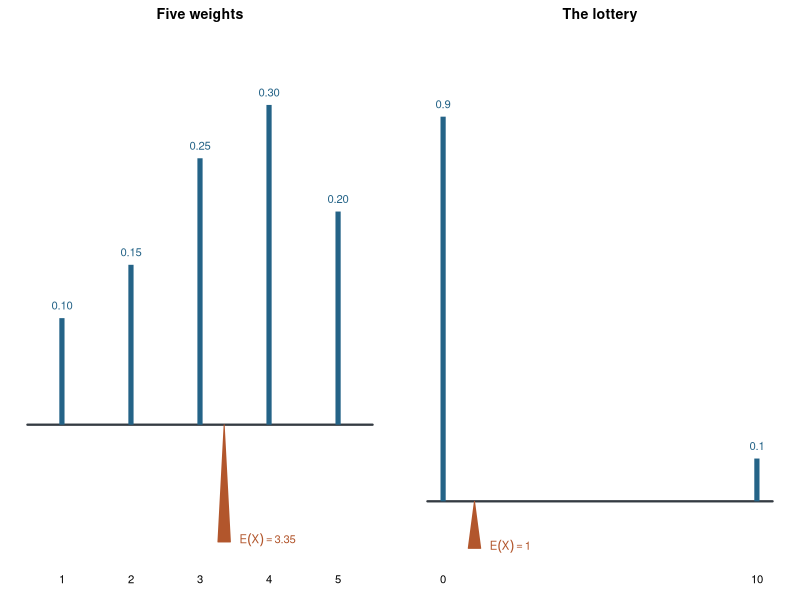
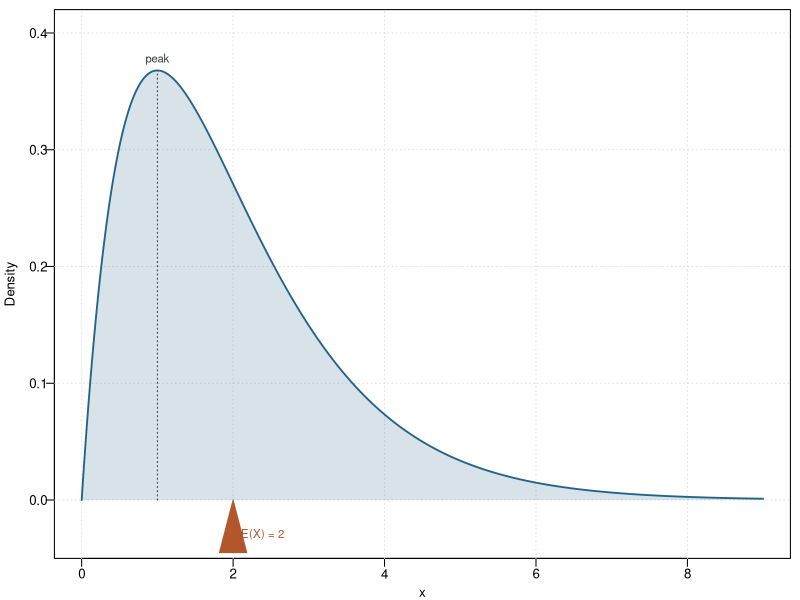
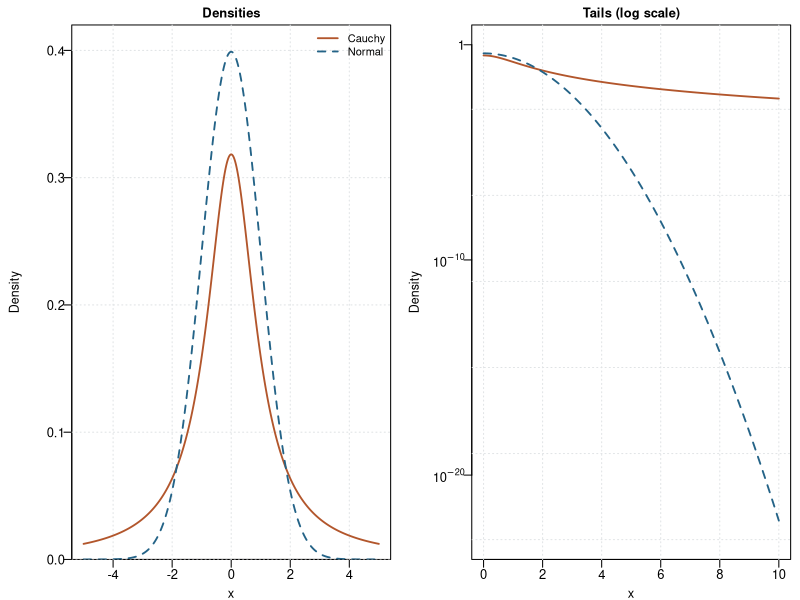
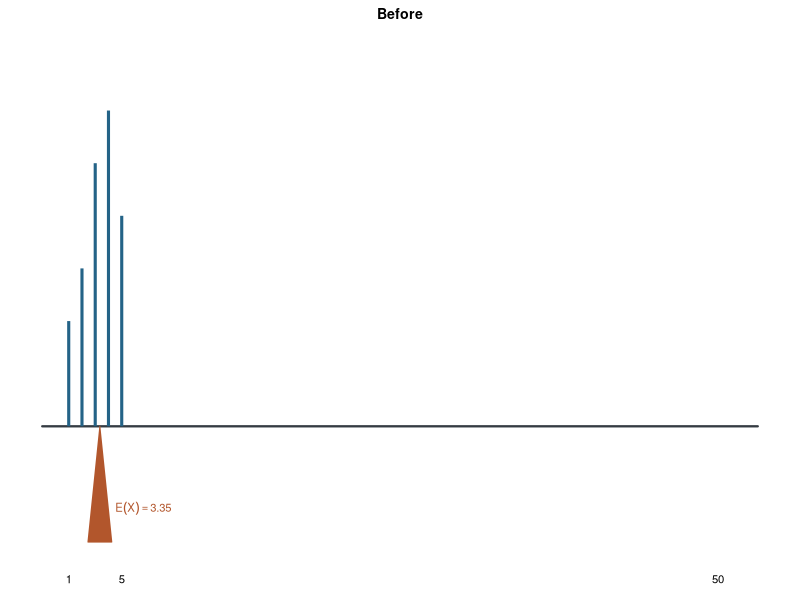
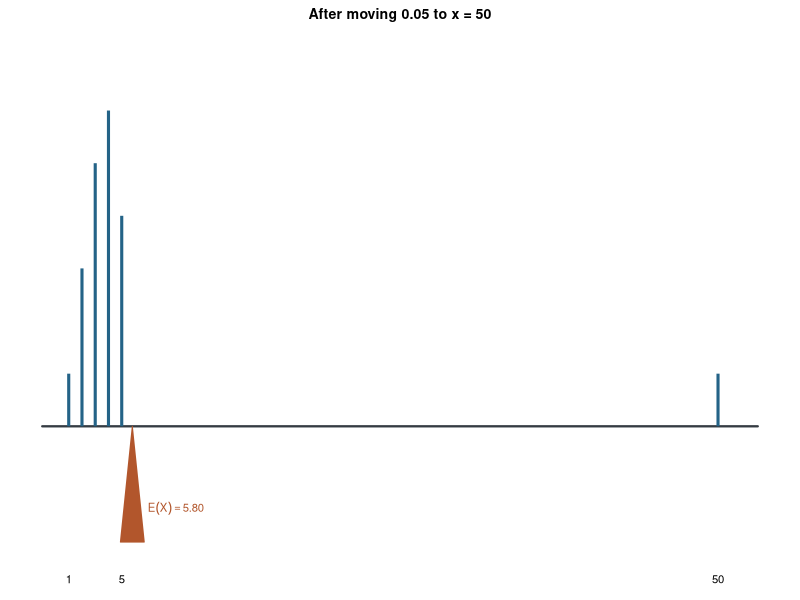
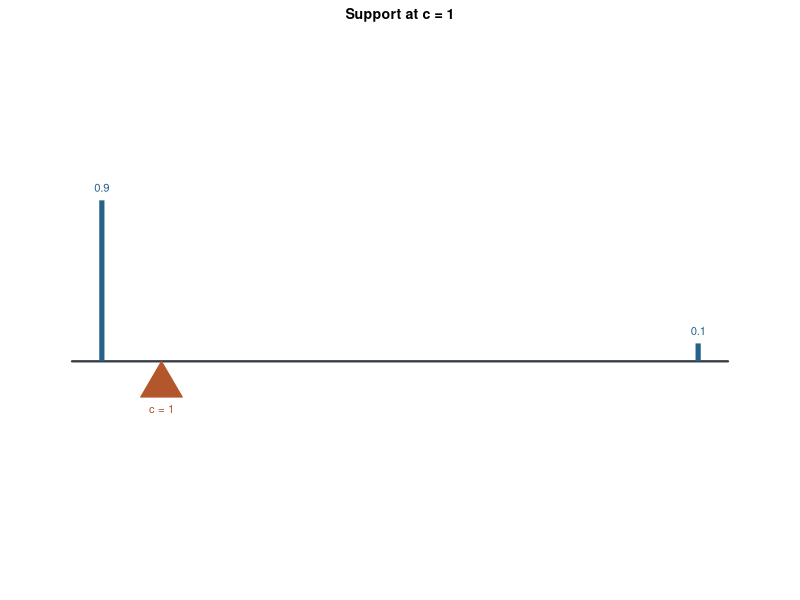
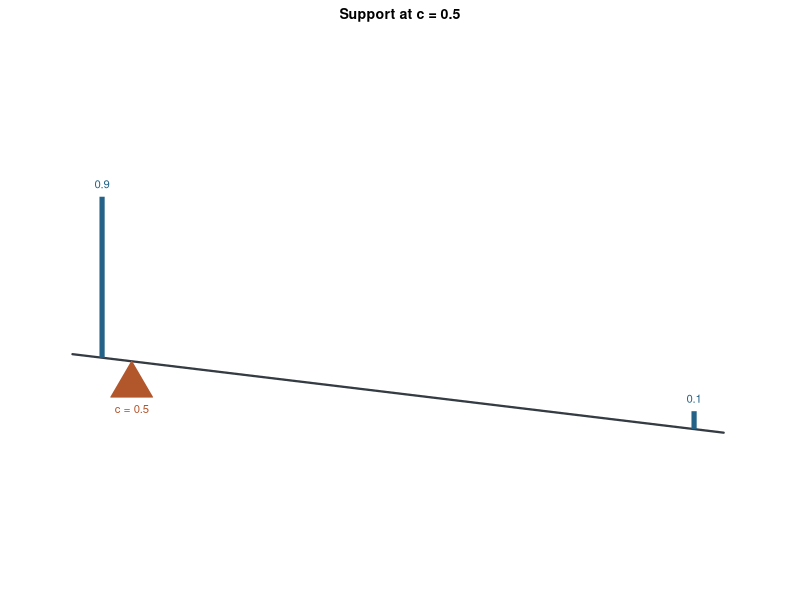
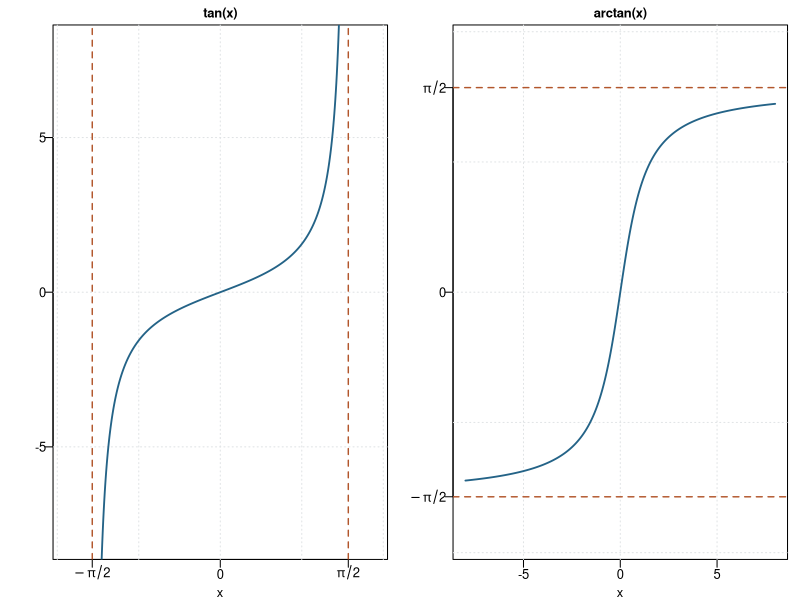

Here is the R script that generated these plots, in order:
# Illustrative figures for the FSL remedy notes on the expected value.
# Run from the project directory: Rscript figure.R
dir.create("images", showWarnings = FALSE)
blue <- "#246387"
orange <- "#B2562C"
ink <- "#343B42"
grid_col <- "#E0E3E5"

# A weightless rod with weights p(x_j): it balances at E(X).
draw_rod <- function(x, p, xlim, main) {
  m <- sum(x * p)
  plot(NA, xlim = xlim, ylim = c(-.12, max(p) * 1.18), axes = FALSE,
       xlab = "", ylab = "", main = main, cex.main = 1)
  segments(xlim[1], 0, xlim[2], 0, col = ink, lwd = 2.2)
  segments(x, 0, x, p, col = blue, lwd = 5, lend = 1)
  text(x, p, labels = format(p), pos = 3, cex = .8, col = blue)
  axis(1, at = x, pos = -.12, col = NA, col.ticks = NA, cex.axis = .8, line = -1)
  polygon(m + c(-.18, .18, 0) * diff(xlim) / 10, c(-.11, -.11, 0),
          col = orange, border = orange)
  text(m, -.11, bquote(E(X) == .(m)), pos = 4, cex = .8, col = orange, offset = .9)
}

pdf("images/rod-discrete.pdf", width = 8, height = 2.1,
    family = "Helvetica", useDingbats = FALSE)
par(mfrow = c(1, 2), mar = c(1.6, .8, 1.6, .8), cex = .85)
draw_rod(1:5, c(.10, .15, .25, .30, .20), c(.5, 5.5), "Five weights")
draw_rod(c(0, 10), c(.9, .1), c(-.5, 10.5), "The lottery")
dev.off()

# A continuous rod: the density is the mass per unit length.
# Gamma(2, 1): peak (mode) at 1, centre of mass (mean) at 2.
pdf("images/rod-continuous.pdf", width = 4.6, height = 2.2,
    family = "Helvetica", useDingbats = FALSE)
par(mar = c(2.6, 3.4, .6, .6), mgp = c(1.6, .45, 0), las = 1, cex = .8)
xx <- seq(0, 9, length.out = 601)
yy <- dgamma(xx, shape = 2, rate = 1)
plot(xx, yy, type = "n", xlab = "x", ylab = "", ylim = c(-.05, .42), yaxs = "i")
grid(col = grid_col)
mtext("Density", side = 2, line = 2.3, las = 0, cex = .8)
polygon(c(xx, rev(xx)), c(yy, rep(0, length(xx))),
        col = adjustcolor(blue, .18), border = NA)
lines(xx, yy, col = blue, lwd = 1.8)
segments(1, 0, 1, dgamma(1, 2, 1), col = ink, lty = 3)
text(1, dgamma(1, 2, 1), "peak", pos = 3, cex = .85, col = ink)
polygon(2 + c(-.18, .18, 0), c(-.045, -.045, 0), col = orange, border = orange)
text(2, -.03, "E(X) = 2", pos = 4, cex = .85, col = orange)
dev.off()

# Cauchy against the standard Normal: same bell shape, very different tails.
pdf("images/cauchy-normal.pdf", width = 8, height = 2.1,
    family = "Helvetica", useDingbats = FALSE)
par(mfrow = c(1, 2), mar = c(2.6, 4.6, 1.6, .6),
    mgp = c(1.65, .45, 0), las = 1, cex = .78)
xx <- seq(-5, 5, length.out = 601)
plot(xx, dnorm(xx), type = "n", xlab = "x", ylab = "", ylim = c(0, .42),
     yaxs = "i", main = "Densities", cex.main = 1)
grid(col = grid_col)
mtext("Density", side = 2, line = 3.2, las = 0, cex = .75)
lines(xx, dcauchy(xx), col = orange, lwd = 1.8)
lines(xx, dnorm(xx), col = blue, lwd = 1.8, lty = 2)
legend("topright", bty = "n", cex = .85, legend = c("Cauchy", "Normal"),
       col = c(orange, blue), lwd = 1.8, lty = c(1, 2))
xx <- seq(0, 10, length.out = 401)
plot(xx, dcauchy(xx), type = "n", log = "y", ylim = c(1e-23, 1),
     xlab = "x", ylab = "", main = "Tails (log scale)", cex.main = 1, yaxt = "n")
axis(2, at = 10^c(-20, -10, 0), labels = expression(10^-20, 10^-10, 1))
grid(col = grid_col)
mtext("Density", side = 2, line = 3.2, las = 0, cex = .75)
lines(xx, dcauchy(xx), col = orange, lwd = 1.8)
lines(xx, dnorm(xx), col = blue, lwd = 1.8, lty = 2)
dev.off()

# Lack of robustness: move 0.05 of probability from x = 1 to x = 50.
draw_far <- function(x, p, file, main) {
  m <- sum(x * p)
  pdf(file, width = 3.9, height = 2, family = "Helvetica", useDingbats = FALSE)
  par(mar = c(1.6, .8, 1.6, .8), cex = .85)
  xlim <- c(-1, 53)
  plot(NA, xlim = xlim, ylim = c(-.12, .36), axes = FALSE,
       xlab = "", ylab = "", main = main, cex.main = 1)
  segments(xlim[1], 0, xlim[2], 0, col = ink, lwd = 2.2)
  segments(x, 0, x, p, col = blue, lwd = 3, lend = 1)
  axis(1, at = c(1, 5, 50), pos = -.12, col = NA, col.ticks = NA,
       cex.axis = .8, line = -1)
  polygon(m + c(-.9, .9, 0), c(-.11, -.11, 0), col = orange, border = orange)
  text(m, -.08, bquote(E(X) == .(sprintf("%.2f", m))), pos = 4,
       cex = .8, col = orange, offset = .9)
  dev.off()
}
draw_far(1:5, c(.10, .15, .25, .30, .20), "images/far-before.pdf", "Before")
draw_far(c(1:5, 50), c(.05, .15, .25, .30, .20, .05), "images/far-after.pdf",
         "After moving 0.05 to x = 50")

# The lottery rod resting on a support at c: level if balanced, tilted if not.
draw_tilt <- function(c, angle, file, main) {
  pdf(file, width = 3.9, height = 1.55, family = "Helvetica", useDingbats = FALSE)
  par(mar = c(0, .8, 1.6, .8), cex = .85)
  x <- c(0, 10); p <- c(.9, .1)
  plot(NA, xlim = c(-1, 11), ylim = c(-1.6, 3.2), axes = FALSE, asp = 1,
       xlab = "", ylab = "", main = main, cex.main = 1)
  rot <- function(px, py) cbind(c + (px - c) * cos(angle) + py * sin(angle),
                                -(px - c) * sin(angle) + py * cos(angle))
  ends <- rot(c(-.5, 10.5), c(0, 0))
  lines(ends, col = ink, lwd = 2.2)
  base <- rot(x, c(0, 0))
  top <- base + cbind(0, p * 3)
  segments(base[, 1], base[, 2], top[, 1], top[, 2], col = blue, lwd = 5, lend = 1)
  text(top[, 1], top[, 2], format(p), pos = 3, cex = .8, col = blue)
  polygon(c + c(-.35, .35, 0), c(-.6, -.6, 0), col = orange, border = orange)
  text(c, -.6, paste("c =", c), pos = 1, cex = .8, col = orange)
  dev.off()
}
draw_tilt(1, 0, "images/rod-balanced.pdf", "Support at c = 1")
draw_tilt(.5, .12, "images/rod-tilted.pdf", "Support at c = 0.5")

# The tangent on (-pi/2, pi/2) and its inverse, the arctangent:
# vertical asymptotes at +-pi/2 become horizontal ones.
pdf("images/tan-arctan.pdf", width = 8, height = 2.4,
    family = "Helvetica", useDingbats = FALSE)
par(mfrow = c(1, 2), mar = c(2.6, 3.4, 1.6, .8),
    mgp = c(1.6, .45, 0), las = 1, cex = .78)
h <- pi / 2
xx <- seq(-h + .03, h - .03, length.out = 501)
plot(xx, tan(xx), type = "n", xlim = c(-1.9, 1.9), ylim = c(-8, 8),
     xlab = "x", ylab = "", xaxt = "n", main = "tan(x)",
     cex.main = 1)
axis(1, at = c(-h, 0, h), labels = expression(-pi/2, 0, pi/2))
grid(col = grid_col)
abline(v = c(-h, h), col = orange, lty = 2, lwd = 1.4)
lines(xx, tan(xx), col = blue, lwd = 1.8)
xx <- seq(-8, 8, length.out = 501)
plot(xx, atan(xx), type = "n", ylim = c(-1.9, 1.9), xlab = "x", ylab = "",
     yaxt = "n", main = "arctan(x)", cex.main = 1)
axis(2, at = c(-h, 0, h), labels = expression(-pi/2, 0, pi/2))
grid(col = grid_col)
abline(h = c(-h, h), col = orange, lty = 2, lwd = 1.4)
lines(xx, atan(xx), col = blue, lwd = 1.8)
dev.off()

# Integrand of the expected value, x f(x): Cauchy against the standard Normal.
pdf("images/cauchy-integrand.pdf", width = 4.6, height = 2.4,
    family = "Helvetica", useDingbats = FALSE)
par(mar = c(2.6, 3.6, .6, .6), mgp = c(1.6, .45, 0), las = 1, cex = .8)
xx <- seq(-10, 10, length.out = 801)
plot(xx, xx * dnorm(xx), type = "n", ylim = c(-.26, .26),
     xlab = "x", ylab = "")
grid(col = grid_col)
abline(h = 0, col = ink, lwd = .8)
mtext("x f(x)", side = 2, line = 2.6, las = 0, cex = .8)
lines(xx, xx * dcauchy(xx), col = orange, lwd = 1.8)
lines(xx, xx * dnorm(xx), col = blue, lwd = 1.8, lty = 2)
legend("topleft", bty = "n", cex = .85, legend = c("Cauchy", "Normal"),
       col = c(orange, blue), lwd = 1.8, lty = c(1, 2))
dev.off()

# A convex function: the chord between two points lies above the graph.
pdf("images/convex-chord.pdf", width = 4.8, height = 2.9,
    family = "Helvetica", useDingbats = FALSE)
par(mar = c(2.2, 7, .6, .6), mgp = c(1.4, .45, 0), las = 1, cex = .8)
r <- function(x) .25 * (x - 1.5)^2 + .5
x1 <- .1; x2 <- 4.2; t <- .5
xm <- t * x1 + (1 - t) * x2
ym <- t * r(x1) + (1 - t) * r(x2)
xx <- seq(.05, 4.6, length.out = 401)
plot(xx, r(xx), type = "n", xlim = c(0, 4.7), ylim = c(0, 2.9),
     axes = FALSE, xlab = "", ylab = "", xaxs = "i", yaxs = "i")
box(bty = "l", col = ink)
segments(c(x1, xm, x2), 0, c(x1, xm, x2), c(r(x1), ym, r(x2)),
         col = grid_col, lty = 2)
segments(0, c(r(xm), ym), xm, c(r(xm), ym), col = grid_col, lty = 2)
segments(0, c(r(x1), r(x2)), c(x1, x2), c(r(x1), r(x2)), col = grid_col, lty = 2)
lines(xx, r(xx), col = blue, lwd = 1.8)
lines(c(x1, x2), r(c(x1, x2)), col = orange, lwd = 1.6)
points(c(x1, x2, xm, xm), c(r(x1), r(x2), r(xm), ym), pch = 19, cex = .6,
       col = c(ink, ink, blue, orange))
axis(1, at = c(x1, xm, x2), labels = expression(x[1], t*x[1] + (1-t)*x[2], x[2]),
     tick = FALSE, cex.axis = .85)
axis(2, at = c(r(xm), r(x1), ym, r(x2)), tick = FALSE, cex.axis = .8,
     labels = expression(r(t*x[1] + (1-t)*x[2]), r(x[1]),
                         t*r(x[1]) + (1-t)*r(x[2]), r(x[2])))
text(4.45, r(4.45), "r(x)", pos = 2, col = blue, cex = .9)
dev.off()

# The standard Normal: density and CDF.
purple <- "#7A5195"
green <- "#2E8B3E"
pdf("images/normal-pdf-cdf.pdf", width = 8, height = 2.3,
    family = "Helvetica", useDingbats = FALSE)
par(mfrow = c(1, 2), mar = c(2.6, 3.2, 1.6, .6),
    mgp = c(1.65, .45, 0), las = 1, cex = .78)
xx <- seq(-3.5, 3.5, length.out = 601)
plot(xx, dnorm(xx), type = "n", xlab = "x", ylab = "", ylim = c(0, .46),
     yaxs = "i", main = expression(f[X](x)), cex.main = 1)
grid(col = grid_col)
lines(xx, dnorm(xx), col = blue, lwd = 1.8)
segments(0, 0, 0, dnorm(0), col = ink, lty = 3)
text(0, dnorm(0), expression(f[X](0) %~~% 0.3989), pos = 3, cex = .85, col = ink)
plot(xx, pnorm(xx), type = "n", xlab = "x", ylab = "", ylim = c(0, 1.05),
     yaxs = "i", main = expression(F[X](x)), cex.main = 1)
grid(col = grid_col)
lines(xx, pnorm(xx), col = blue, lwd = 1.8)
segments(-3.5, .5, 0, .5, col = ink, lty = 3)
segments(0, 0, 0, .5, col = ink, lty = 3)
text(0, .5, expression(F[X](0) == 0.5), pos = 4, cex = .85, col = ink)
dev.off()

# Four Normals: the mean moves the bell, the variance stretches it.
pdf("images/normal-family.pdf", width = 8, height = 2.5,
    family = "Helvetica", useDingbats = FALSE)
par(mfrow = c(1, 2), mar = c(2.6, 3.2, 1.6, .6),
    mgp = c(1.65, .45, 0), las = 1, cex = .78)
pars <- list(c(0, .2), c(0, 1), c(0, 5), c(-2, .5))
cols <- c(blue, orange, green, purple)
labs <- c(expression(mu == 0 ~ "," ~ sigma^2 == 0.2),
          expression(mu == 0 ~ "," ~ sigma^2 == 1),
          expression(mu == 0 ~ "," ~ sigma^2 == 5),
          expression(mu == -2 ~ "," ~ sigma^2 == 0.5))
xx <- seq(-5, 5, length.out = 801)
plot(xx, xx, type = "n", xlab = "x", ylab = "", ylim = c(0, .95),
     yaxs = "i", main = expression(f[X](x)), cex.main = 1)
grid(col = grid_col)
for (k in 1:4) lines(xx, dnorm(xx, pars[[k]][1], sqrt(pars[[k]][2])),
                     col = cols[k], lwd = 1.8)
legend("topright", legend = labs, col = cols, lwd = 1.8, bty = "n", cex = .8)
plot(xx, xx, type = "n", xlab = "x", ylab = "", ylim = c(0, 1.05),
     yaxs = "i", main = expression(F[X](x)), cex.main = 1)
grid(col = grid_col)
for (k in 1:4) lines(xx, pnorm(xx, pars[[k]][1], sqrt(pars[[k]][2])),
                     col = cols[k], lwd = 1.8)
dev.off()

# Quantiles of the standard Normal: 97.5% below 1.96, 2.5% below -1.96,
# 95% in between.
draw_area <- function(a, b, label, main) {
  xx <- seq(-3.5, 3.5, length.out = 601)
  plot(xx, dnorm(xx), type = "n", xlab = "", ylab = "", ylim = c(0, .45),
       yaxs = "i", axes = FALSE, main = main, cex.main = 1)
  axis(1, at = c(-1.96, 0, 1.96), labels = c("-1.96", "0", "1.96"),
       cex.axis = .85)
  sx <- xx[xx >= a & xx <= b]
  polygon(c(sx, rev(sx)), c(dnorm(sx), rep(0, length(sx))),
          col = adjustcolor(orange, .35), border = NA)
  lines(xx, dnorm(xx), col = blue, lwd = 1.8)
  text(mean(c(max(a, -3.5), min(b, 3.5))), .12, label, cex = .9, col = ink)
}
pdf("images/normal-quantiles.pdf", width = 8, height = 2,
    family = "Helvetica", useDingbats = FALSE)
par(mfrow = c(1, 3), mar = c(2.2, .6, 1.6, .6), mgp = c(1.4, .45, 0), cex = .78)
draw_area(-Inf, 1.96, "97.5%", expression(P(Z <= 1.96)))
draw_area(-Inf, -1.96, "", expression(P(Z <= -1.96)))
text(-2.6, .06, "2.5%", cex = .9, col = ink)
draw_area(-1.96, 1.96, "95%", expression(P(-1.96 <= Z ~ "" <= 1.96)))
dev.off()

# Light tails: the log-density of the standard Normal is a parabola.
pdf("images/normal-log-density.pdf", width = 4.6, height = 2.3,
    family = "Helvetica", useDingbats = FALSE)
par(mar = c(2.6, 3.4, .6, .6), mgp = c(1.65, .45, 0), las = 1, cex = .78)
xx <- seq(-5, 5, length.out = 601)
plot(xx, dnorm(xx, log = TRUE), type = "n", xlab = "x", ylab = "")
grid(col = grid_col)
mtext(expression(log ~ f[X](x)), side = 2, line = 2.2, las = 0, cex = .78)
lines(xx, dnorm(xx, log = TRUE), col = blue, lwd = 1.8)
dev.off()

# Standardization: N(170, 10^2) becomes N(0, 1); x = 190 becomes z = 2,
# and the area on its left stays the same.
draw_std <- function(mu, s, x0, main, xlab, lab) {
  xx <- seq(mu - 4 * s, mu + 4 * s, length.out = 601)
  yy <- dnorm(xx, mu, s)
  plot(xx, yy, type = "n", xlab = xlab, ylab = "", yaxs = "i",
       ylim = c(0, max(yy) * 1.25), main = main, cex.main = 1)
  grid(col = grid_col)
  sx <- xx[xx <= x0]
  polygon(c(sx, rev(sx)), c(dnorm(sx, mu, s), rep(0, length(sx))),
          col = adjustcolor(orange, .3), border = NA)
  lines(xx, yy, col = blue, lwd = 1.8)
  segments(x0, 0, x0, dnorm(x0, mu, s), col = orange, lwd = 1.5)
  text(x0, dnorm(x0, mu, s), lab, pos = 4, cex = .85, col = orange)
  segments(mu, 0, mu, dnorm(mu, mu, s), col = ink, lty = 3)
}
pdf("images/normal-standardization.pdf", width = 8, height = 2.3,
    family = "Helvetica", useDingbats = FALSE)
par(mfrow = c(1, 2), mar = c(2.6, 3.4, 1.6, .6),
    mgp = c(1.65, .45, 0), las = 1, cex = .78)
draw_std(170, 10, 190, expression(X %~% N(170, 10^2)), "x", "x = 190")
draw_std(0, 1, 2, expression(Z == (X - 170) / 10 %~% N(0, 1)), "z", "z = 2")
dev.off()

# Learning: 50 made-up heights and two Normal candidates.
set.seed(7)
heights <- round(rnorm(50, 172, 7))
draw_heights <- function(main, mu = NULL, s = NULL, col = blue) {
  br <- seq(130, 205, by = 5)
  hist(heights, breaks = br, freq = FALSE, main = main, cex.main = 1,
       xlab = "height (cm)", ylab = "", xlim = c(130, 205), ylim = c(0, .085),
       col = adjustcolor(ink, .15), border = "white", yaxs = "i")
  rug(heights, col = ink)
  if (!is.null(mu)) {
    xx <- seq(130, 205, length.out = 400)
    lines(xx, dnorm(xx, mu, s), col = col, lwd = 2)
  }
}
pdf("images/heights-candidates.pdf", width = 8, height = 2.3,
    family = "Helvetica", useDingbats = FALSE)
par(mfrow = c(1, 3), mar = c(2.6, 2.6, 1.6, .4),
    mgp = c(1.5, .45, 0), las = 1, cex = .72)
draw_heights("Observed heights")
draw_heights(expression(theta == (list(170, 10^2))), 170, 10, blue)
draw_heights(expression(theta == (list(150, 5^2))), 150, 5, orange)
dev.off()
cat("heights summary:", range(heights), mean(heights), "\n")

# A mixture of two Normals: women and men, each weighted 0.5.
pdf("images/heights-mixture.pdf", width = 5.2, height = 2.5,
    family = "Helvetica", useDingbats = FALSE)
par(mar = c(2.6, 3.2, .6, .6), mgp = c(1.6, .45, 0), las = 1, cex = .78)
xx <- seq(140, 205, length.out = 600)
fw <- .5 * dnorm(xx, 163, 6.5)
fm <- .5 * dnorm(xx, 177, 7)
plot(xx, fw + fm, type = "n", xlab = "height (cm)", ylab = "",
     ylim = c(0, .047), yaxs = "i")
grid(col = grid_col)
lines(xx, fw, col = orange, lwd = 1.6, lty = 2)
lines(xx, fm, col = blue, lwd = 1.6, lty = 2)
lines(xx, fw + fm, col = ink, lwd = 2.2)
legend("topright", bty = "n", cex = .85, lwd = c(1.6, 1.6, 2.2),
       lty = c(2, 2, 1), col = c(orange, blue, ink),
       legend = c("p(height | woman) p(woman)", "p(height | man) p(man)",
                  "p(height)"))
dev.off()

# A Gaussian mixture with K = 3: three weighted bells and their sum.
pdf("images/gmm-three.pdf", width = 5.2, height = 2.5,
    family = "Helvetica", useDingbats = FALSE)
par(mar = c(2.6, 3.2, .6, .6), mgp = c(1.6, .45, 0), las = 1, cex = .78)
xx <- seq(-6, 10, length.out = 800)
w <- c(.3, .45, .25); m <- c(-2, 2.5, 6.5); s <- c(1.1, 1.3, 1)
comp <- sapply(1:3, function(j) w[j] * dnorm(xx, m[j], s[j]))
tot <- rowSums(comp)
plot(xx, tot, type = "n", xlab = "o", ylab = "", ylim = c(0, max(tot) * 1.25),
     yaxs = "i", xaxt = "n")
axis(1, at = m, labels = expression(mu[1], mu[2], mu[3]))
grid(col = grid_col)
cols3 <- c(orange, blue, green)
for (j in 1:3) lines(xx, comp[, j], col = cols3[j], lwd = 1.6, lty = 2)
lines(xx, tot, col = ink, lwd = 2.2)
legend("topright", bty = "n", cex = .8, lwd = c(1.6, 1.6, 1.6, 2.2),
       lty = c(2, 2, 2, 1), col = c(cols3, ink),
       legend = c(expression(pi[1] * N(o * "|" * mu[1], sigma[1]^2)),
                  expression(pi[2] * N(o * "|" * mu[2], sigma[2]^2)),
                  expression(pi[3] * N(o * "|" * mu[3], sigma[3]^2)),
                  expression(f[O](o))))
dev.off()

# Labelled heights: split by group and fit one Normal to each part.
set.seed(2)
grp <- sample(c("woman", "man"), 50, TRUE)
hgt <- round(ifelse(grp == "woman", rnorm(50, 163, 6.5), rnorm(50, 177, 7)))
draw_group <- function(x, main, col) {
  m <- mean(x); s <- sqrt(mean((x - m)^2))
  hist(x, breaks = seq(140, 200, by = 5), freq = FALSE, main = main,
       cex.main = 1, xlab = "height (cm)", ylab = "", xlim = c(140, 200),
       ylim = c(0, .085), col = adjustcolor(col, .25), border = "white",
       yaxs = "i")
  rug(x, col = col)
  xx <- seq(140, 200, length.out = 400)
  lines(xx, dnorm(xx, m, s), col = col, lwd = 2)
}
pdf("images/heights-split.pdf", width = 8, height = 2.4,
    family = "Helvetica", useDingbats = FALSE)
par(mfrow = c(1, 2), mar = c(2.6, 2.8, 1.6, .6),
    mgp = c(1.5, .45, 0), las = 1, cex = .75)
draw_group(hgt[grp == "woman"], "Women: 25 heights", orange)
draw_group(hgt[grp == "man"], "Men: 25 heights", blue)
dev.off()

# ELBO sketch: the log-likelihood and a lower bound F(q, theta) that never exceeds it.
pdf("images/elbo-sketch.pdf", width = 5.2, height = 2.5,
    family = "Helvetica", useDingbats = FALSE)
par(mar = c(2.6, 1.2, .6, .6), mgp = c(1.6, .45, 0), las = 1, cex = .78)
tt <- seq(0, 10, length.out = 600)
lp <- 3 + 1.2 * exp(-(tt - 4)^2 / 6) + .8 * exp(-(tt - 7.5)^2 / 1.5)
fq <- 2.2 + 1.3 * exp(-(tt - 5)^2 / 5)
plot(tt, lp, type = "n", xlab = expression(theta), ylab = "", xaxt = "n",
     yaxt = "n", ylim = c(1.8, 4.8), yaxs = "i")
grid(col = grid_col)
lines(tt, lp, col = blue, lwd = 2.2)
lines(tt, fq, col = orange, lwd = 2.2, lty = 2)
legend("topleft", bty = "n", cex = .85, lwd = 2.2, lty = c(1, 2),
       col = c(blue, orange),
       legend = c(expression(log ~ p[theta](O)), expression(F(q, theta))))
dev.off()
